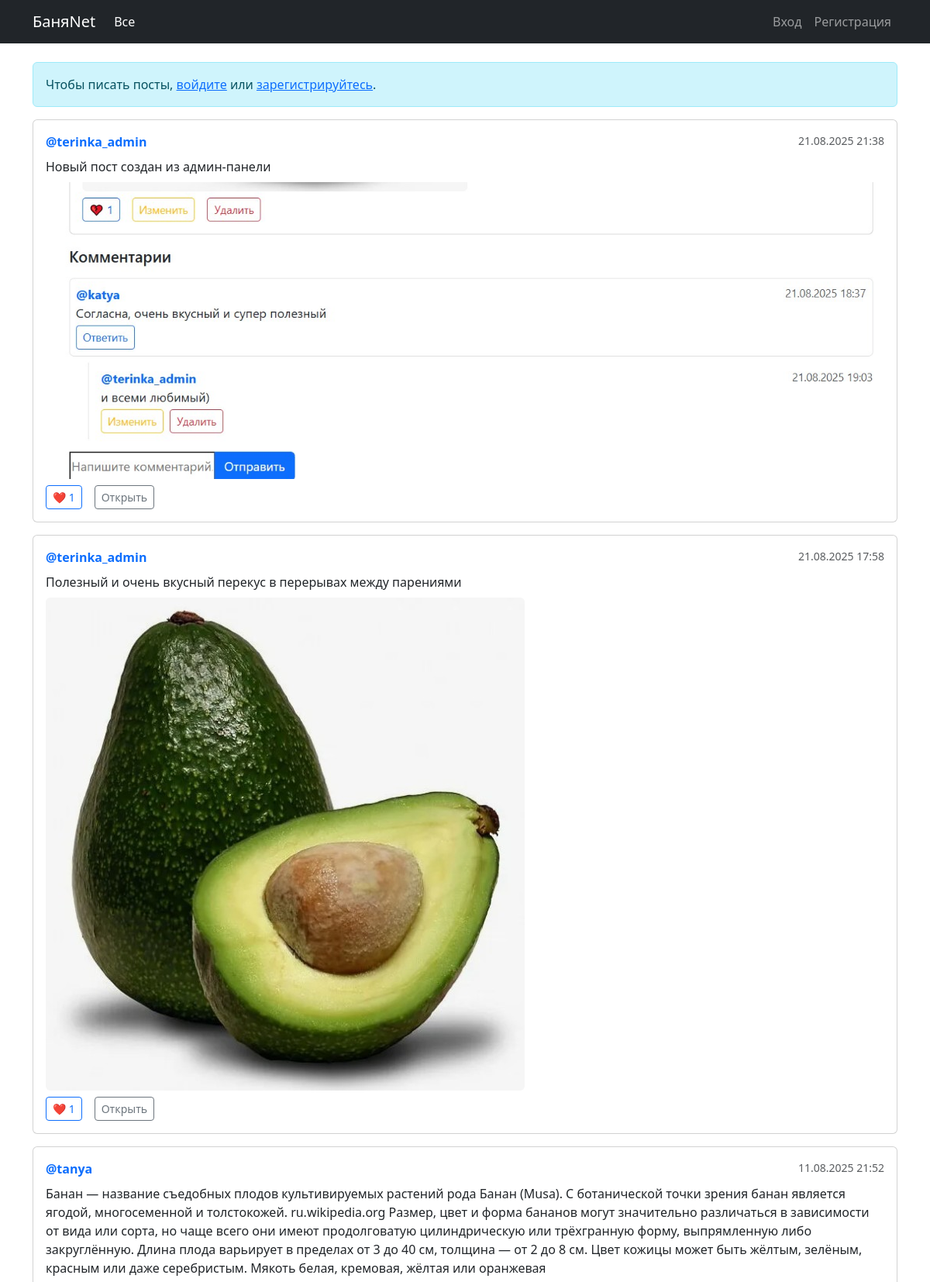
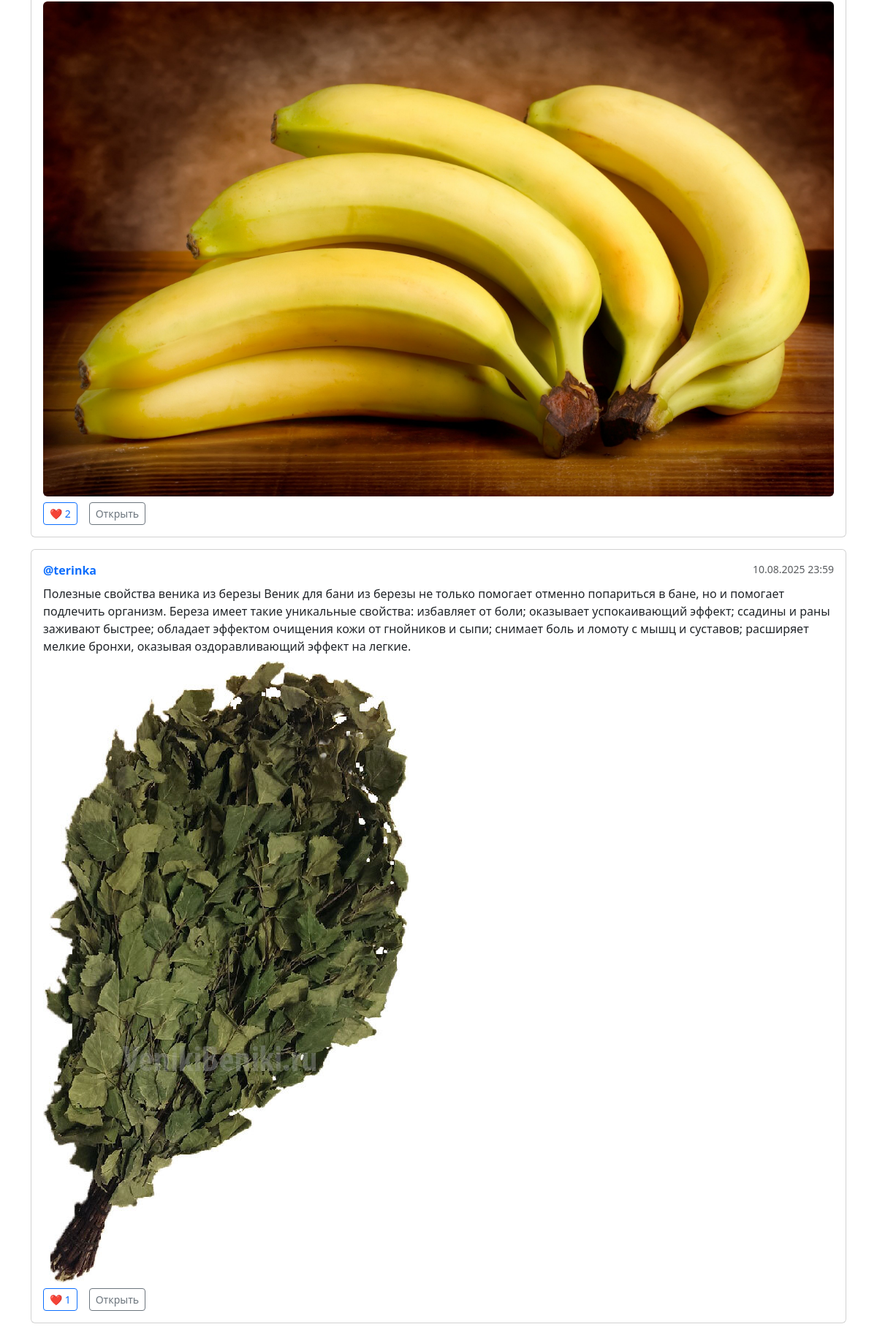
The page / on the database its author committed (2 pictures, top to bottom).
### network/models.py (models this page shows, shortened)
class Post(models.Model):
    author = models.ForeignKey(settings.AUTH_USER_MODEL, on_delete=models.CASCADE, related_name='posts')
    text = models.CharField(max_length=1000)
    image = models.ImageField(upload_to='posts/', blank=True, null=True)
    created_at = models.DateTimeField(auto_now_add=True)
    class Meta:
        ordering = ['-created_at']
    @property
    def likes_count(self):
        return self.likes.count()

### accounts/models.py (models this page shows)
class User(AbstractUser):
    pass

### network/views.py (the view)
# urls.py: path('', views.home, name='home'),
def home(request):
    feed = request.GET.get('feed')  # None | 'sub'
    if request.user.is_authenticated and feed == 'sub':
        following_ids = Follow.objects.filter(
            follower=request.user
        ).values_list('following_id', flat=True)
        posts = (Post.objects
                 .filter(author_id__in=following_ids)
                 .select_related('author')
                 .prefetch_related('likes', 'comments__author'))
    else:
        posts = (Post.objects
                 .select_related('author')
                 .prefetch_related('likes', 'comments__author'))
    form = PostForm() if request.user.is_authenticated else None
    return render(request, 'home.html', {'posts': posts, 'form': form, 'feed': feed})

### messaging/context_processors.py (called while the page is built, shortened)
def unread_messages(request):
    if not request.user.is_authenticated:
        return {}

### templates/home.html (shortened to what this page needs)
{% extends "base.html" %}
{% block content %}
  {% if user.is_authenticated %}
    <div class="card mb-4">
      <div class="card-body">
        <form method="post" action="{% url 'post_create' %}" enctype="multipart/form-data">
          {% csrf_token %}
          {{ form.text }}
          <div class="mt-2">{{ form.image }}</div>
          <input type="hidden" name="next" value="{{ request.get_full_path }}">
          <button class="btn btn-primary mt-3">Опубликовать</button>
        </form>
      </div>
    </div>
  {% else %}
    <div class="alert alert-info">
      Чтобы писать посты, <a href="{% url 'login' %}">войдите</a> или <a href="{% url 'signup' %}">зарегистрируйтесь</a>.
    </div>
  {% endif %}
  {% for p in posts %}
    <div class="card mb-3">
      <div class="card-body">
        <div class="d-flex justify-content-between mb-2">
          <strong>
            {% if p.author and p.author.username %}
              <a href="{% url 'profile' p.author.username %}" class="text-decoration-none">
                @{{ p.author.username }}
              </a>
            {% else %}
              @{{ p.author }}
            {% endif %}
          </strong>
          <small class="text-muted">{{ p.created_at|date:"d.m.Y H:i" }}</small>
        </div>
        <p class="mb-2">{{ p.text }}</p>
        {% if p.image %}
          <img src="{{ p.image.url }}" class="img-fluid rounded mb-2" alt="">
        {% endif %}
        <div class="d-flex align-items-center gap-3">
          <form method="post" action="{% url 'toggle_like' p.pk %}">
            <button class="btn btn-sm btn-outline-primary">❤️ {{ p.likes_count }}</button>
          </form>
          <a class="btn btn-sm btn-outline-secondary" href="{% url 'post_detail' p.pk %}">Открыть</a>
        </div>
      </div>
    </div>
  {% empty %}
    <div class="text-muted">Постов пока нет. Будьте первым!</div>
  {% endfor %}
{% endblock %}

### rows shown on the page
Post: author.username "terinka_admin", created_at "21.08.2025 21:38", text "Новый пост создан из админ-панели", image (picture), likes_count "1"
Post: author.username "terinka_admin", created_at "21.08.2025 17:58", text "Полезный и очень вкусный перекус в перерывах между парениями", image (picture), likes_count "1"
Post: author.username "tanya", created_at "11.08.2025 21:52", text "Банан — название съедобных плодов культивируемых растений рода Банан (Musa). С ботанической точки зрения банан является ягодой, многосеменной и толстокожей. ru.wikipedia.org Размер, цвет и форма бананов могут значительно различаться в зависимости от вида или сорта, но чаще всего они имеют продолговатую цилиндрическую или трёхгранную форму, выпрямленную либо закруглённую. Длина плода варьирует в пределах от 3 до 40 см, толщина — от 2 до 8 см. Цвет кожицы может быть жёлтым, зелёным, красным или даже серебристым. Мякоть белая, кремовая, жёлтая или оранжевая", image (picture), likes_count "2"
Post: author.username "terinka", created_at "10.08.2025 23:59", text "Полезные свойства веника из березы Веник для бани из березы не только помогает отменно попариться в бане, но и помогает подлечить организм. Береза имеет такие уникальные свойства: избавляет от боли; оказывает успокаивающий эффект; ссадины и раны заживают быстрее; обладает эффектом очищения кожи от гнойников и сыпи; снимает боль и ломоту с мышц и суставов; расширяет мелкие бронхи, оказывая оздоравливающий эффект на легкие.", image (picture), likes_count "1"
